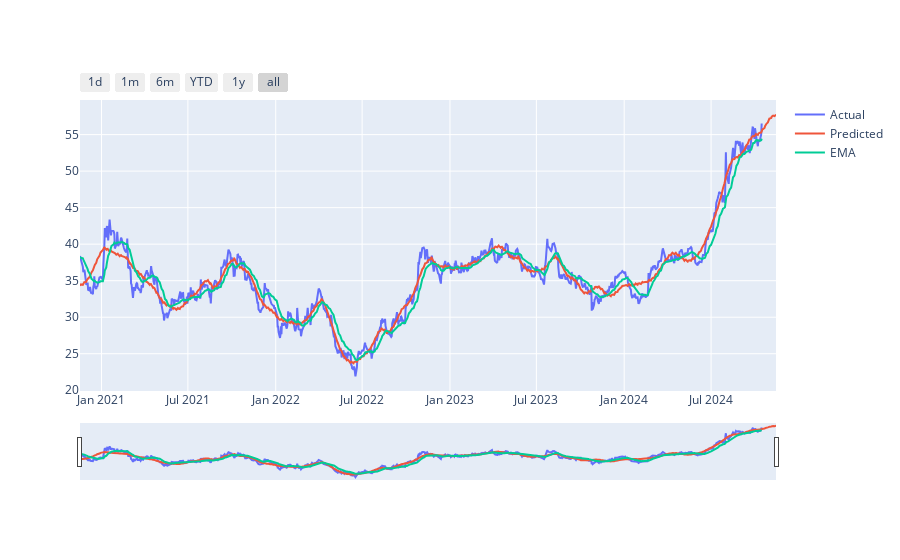

The code cell stored with this chart in its notebook:
### Code cell
# Plot linear regression result
fig = go.Figure([
    go.Scatter(x=df_train['ds'], y=df_train['y'], name='Actual', mode='lines'),
    go.Scatter(x=forecast['ds'], y=forecast['yhat'], name='Predicted', mode='lines'),
    go.Scatter(x=forecast['ds'], y=df_train['EMA_21'], name='EMA', mode='lines')
])

fig.update_xaxes(
    rangeslider_visible=True,
    rangeselector=dict(
        buttons=list([
            dict(count=1, label="1d", step="day", stepmode="backward"),
            dict(count=1, label="1m", step="month", stepmode="backward"),
            dict(count=6, label="6m", step="month", stepmode="backward"),
            dict(count=1, label="YTD", step="year", stepmode="todate"),
            dict(count=1, label="1y", step="year", stepmode="backward"),
            dict(step="all")
        ])
    )
)

### Figure 1 — Plotly figure (JSON) as saved in the notebook; plotly's stock layout.template omitted (floating-point values rounded to 4 significant figures; data arrays with more than 128 entries replaced by an {"elided": "..."} marker saying what was removed)
{"data": [{"mode": "lines", "name": "Actual", "type": "scatter", "x": {"elided": "975 str values"}, "y": {"elided": "975 float values"}}, {"mode": "lines", "name": "Predicted", "type": "scatter", "x": {"elided": "997 str values"}, "y": {"elided": "997 float values"}}, {"mode": "lines", "name": "EMA", "type": "scatter", "x": {"elided": "997 str values"}, "y": {"elided": "975 float values"}}], "layout": {"xaxis": {"rangeselector": {"buttons": [{"count": 1, "label": "1d", "step": "day", "stepmode": "backward"}, {"count": 1, "label": "1m", "step": "month", "stepmode": "backward"}, {"count": 6, "label": "6m", "step": "month", "stepmode": "backward"}, {"count": 1, "label": "YTD", "step": "year", "stepmode": "todate"}, {"count": 1, "label": "1y", "step": "year", "stepmode": "backward"}, {"step": "all"}]}, "rangeslider": {"visible": true}}}}
